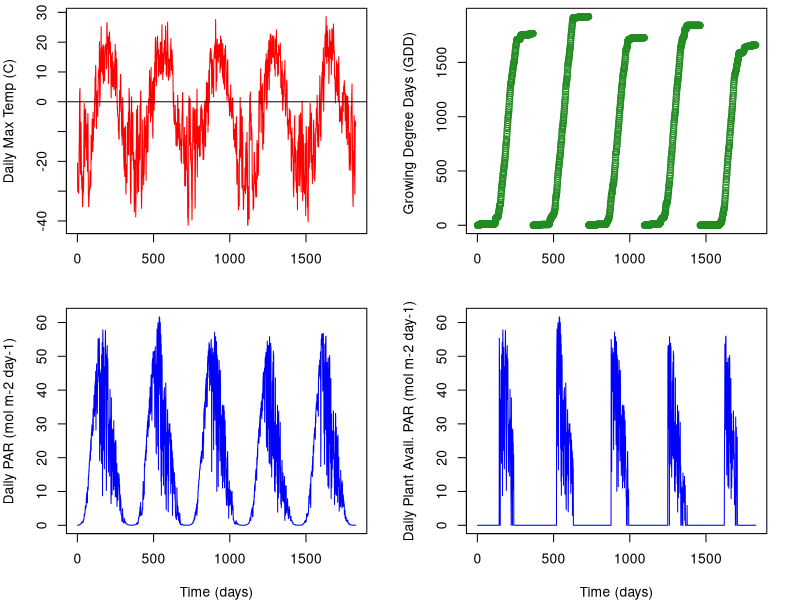
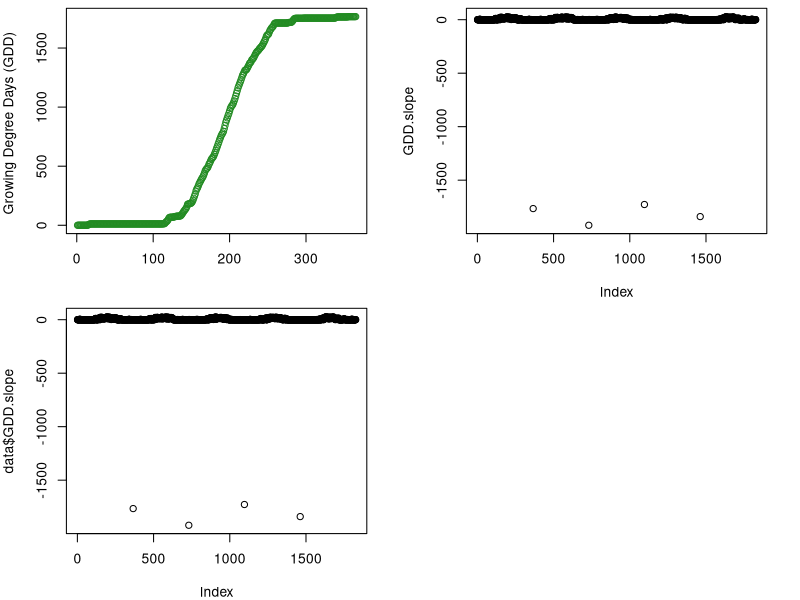
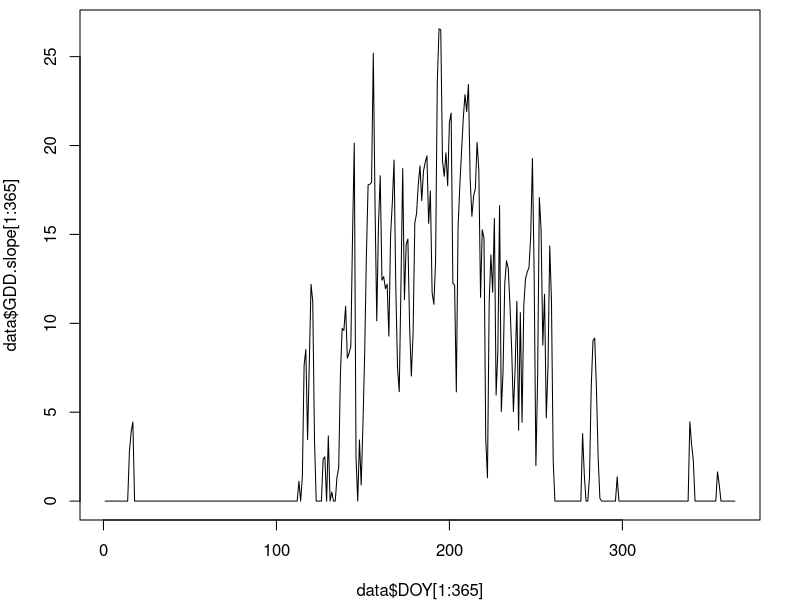
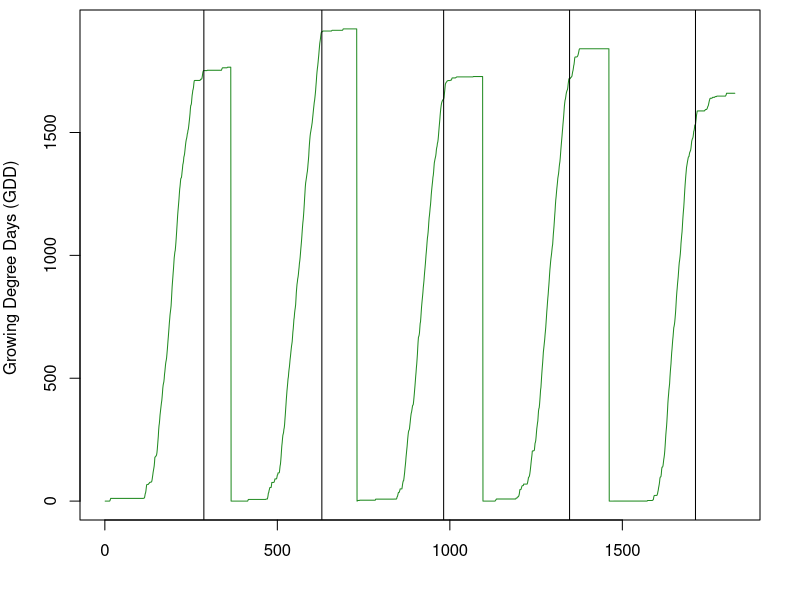
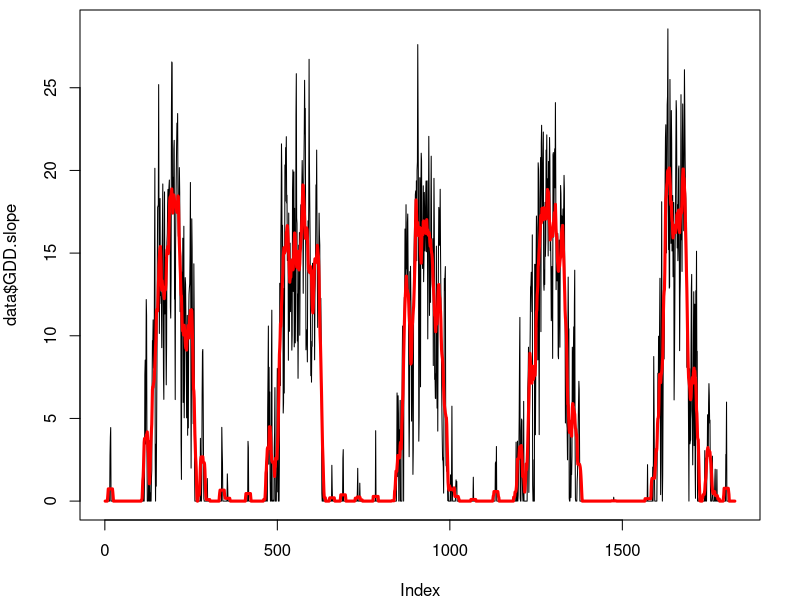
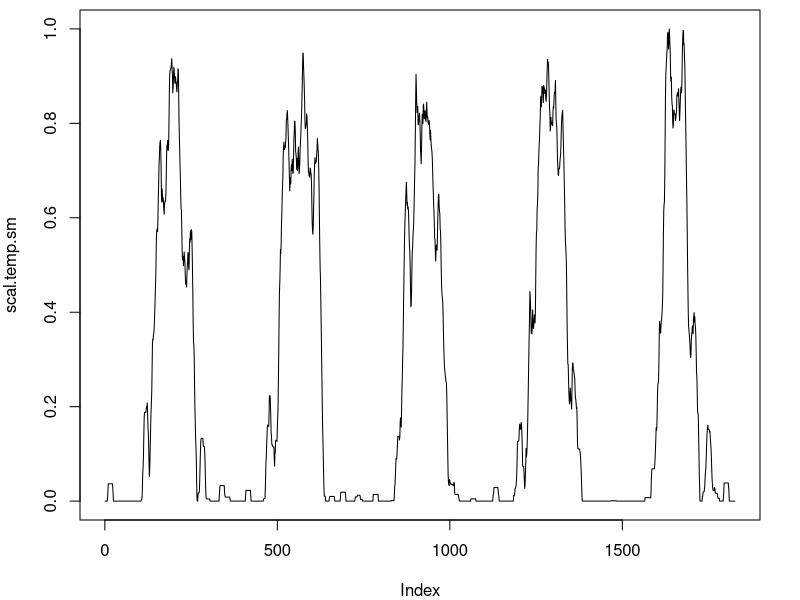
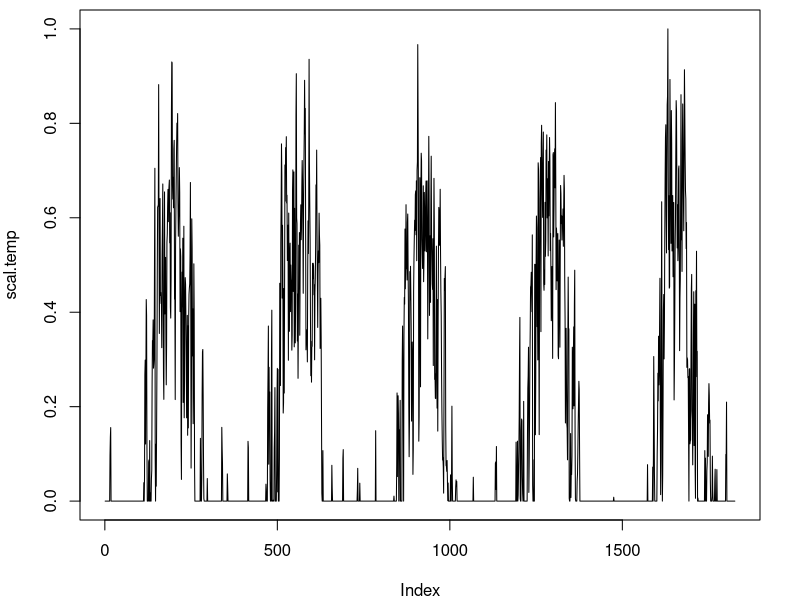
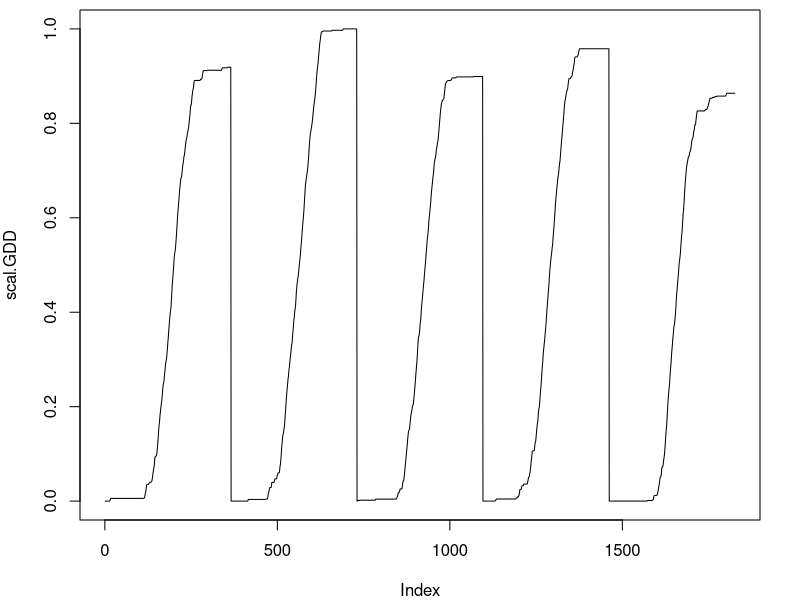

Write R code to recreate these figures, in order.
############re-loading the data

#set working directory to C-N-model
data = read.csv("InputData_Processed.csv") #This is the "FluxData.csv" file, but with added calculations of GDD
head(data)

#plot the data
par(mfrow=c(2,2), mar=c(4,4,0.5,2))
plot(data$Temp_ARF~data$time, type="l", ylab = "Daily Max Temp (C)", col="red", xlab="")
abline(h=0)
plot(data$GDD~data$time, ylab = "Growing Degree Days (GDD) ",  xlab="", col="forestgreen")
plot(data$PAR_ARF~data$time, type="l", ylab = "Daily PAR (mol m-2 day-1)", col="blue", xlab = "Time (days)")
plot(data$PAR_vis~data$time, type="l", ylab = "Daily Plant Avail. PAR (mol m-2 day-1)", col="blue", xlab = "Time (days)")


plot(data$GDD[1:365]~data$DOY[1:365], ylab = "Growing Degree Days (GDD) ",  xlab="", col="forestgreen")


GDD.slope = rep(0, length = length(data$GDD))
for (i in 2: length(data$GDD)){
  GDD.slope[i] = data$GDD[i] - data$GDD[i-1]
}

plot(GDD.slope) #this is really just temperature but for only positive values
data = cbind(data, GDD.slope=GDD.slope)
head(data)
plot(data$GDD.slope) #there are 4 points that need to be set to 0 because this is when we switch years
data$GDD.slope[data$time[which(data$GDD.slope == min(data$GDD.slope))]] = 0
data$GDD.slope[data$time[which(data$GDD.slope == min(data$GDD.slope))]] = 0
data$GDD.slope[data$time[which(data$GDD.slope == min(data$GDD.slope))]] = 0
data$GDD.slope[data$time[which(data$GDD.slope == min(data$GDD.slope))]] = 0
data$time[which(data$GDD.slope == min(data$GDD.slope))]
par(mfrow=c(1,1), mar=c(4,4,0.5,2))
plot(data$DOY[1:365], data$GDD.slope[1:365], type="l")


#need to figure out which DOY was the day when GDDs level off
years = unique(data$year) #tells you which years we have data for 
delGDDmax.day = NA
DOY.sen.year = NA
for (i in 1: length(years)){
  year.i = years[i]
  data.year = subset(data, data$year==year.i)
  delGDDmax = data.year$DOY[which(data.year$DOY>182 & data.year$GDD.slope<1 & data.year$GDD.slope>0)]
  DOY.sen.year[i]=delGDDmax[1]
}
DOY.sen.year #looked at this data to determine cutoff point
num.days = c(365, 365, 365, 366, 365)
DOY.sen = rep(c(DOY.sen.year), c(num.days))
data = data.frame(data, DOY.sen = DOY.sen)
head(data)
par(mfrow=c(1,1))
plot(data$GDD~data$time, type="l", ylab = "Growing Degree Days (GDD) ",  xlab="", col="forestgreen")
abline(v=c(DOY.sen.year+c(0,365,365+365,365+365+366,365+365+366+365)))

#last, we need to create a smoothed temperature scalar for LAI
#average of current sample, 7 future samples, and 7 past samples
filt=rep(1/15,15)
GDDslope.sm = filter(data$GDD.slope, filt, sides=2)
is.na(GDDslope.sm) #the last 20 samples are NA
GDDslope.sm[is.na(GDDslope.sm)]=0 #set these to zero
plot(data$GDD.slope, type="l")
lines(GDDslope.sm, col="red", lwd="3")

scal.temp.sm=NULL
for (i in 1:length(GDDslope.sm)){
  scal.temp.sm[i] = (GDDslope.sm[i] - min(GDDslope.sm))/(max(GDDslope.sm)-min(GDDslope.sm)) #growing degree day scalar
}
plot(scal.temp.sm, type="l")

scal.temp=NULL
for (i in 1:length(data$GDD.slope)){
  scal.temp[i] = (data$GDD.slope[i] - min(data$GDD.slope))/(max(data$GDD.slope)-min(data$GDD.slope)) #growing degree day scalar
}
plot(scal.temp, type="l")

scal.GDD=NULL
for (i in 1:length(data$GDD)){
  scal.GDD[i] = (data$GDD[i] - min(data$GDD))/(max(data$GDD)-min(data$GDD)) #growing degree day scalar
}
plot(scal.GDD, type="l")

#what if we add the GDD scalar and the smoothed temp scalar together?
scal.new = scal.temp.sm+scal.GDD

#rescale to 1
scal.add=NULL
for (i in 1:length(scal.new)){
  scal.add[i] = (scal.new[i] - min(scal.new))/(max(scal.new)-min(scal.new)) #growing degree day scalar
}

plot(scal.add, type="l")
lines(scal.temp.sm, col="red")
lines(scal.GDD, col="green")

#make into functions so that it will be continuous in the model
Temp.d1 <- approxfun(x=data$time, y=data$Temp_ARF, method="linear", rule=2)
PAR.d1 <- approxfun(x=data$time, y=data$PAR_vis, method="linear", rule=2)
scaltemp.d1 <- approxfun(x=data$time, y=scal.temp, method="linear", rule=2)
scaltempsm.d1 <- approxfun(x=data$time, y=scal.temp.sm, method="linear", rule=2)
scalGDD.d1 <- approxfun(x=data$time, y=scal.GDD, method="linear", rule=2)
scaladd.d1 <- approxfun(x=data$time, y=scal.add, method="linear", rule=2)
DOY.d1 <- approxfun(x=data$time, y=data$DOY, method="linear", rule=2)
DOYsen.d1 <- approxfun(x=data$time, y=data$DOY.sen, method="linear", rule=2)
